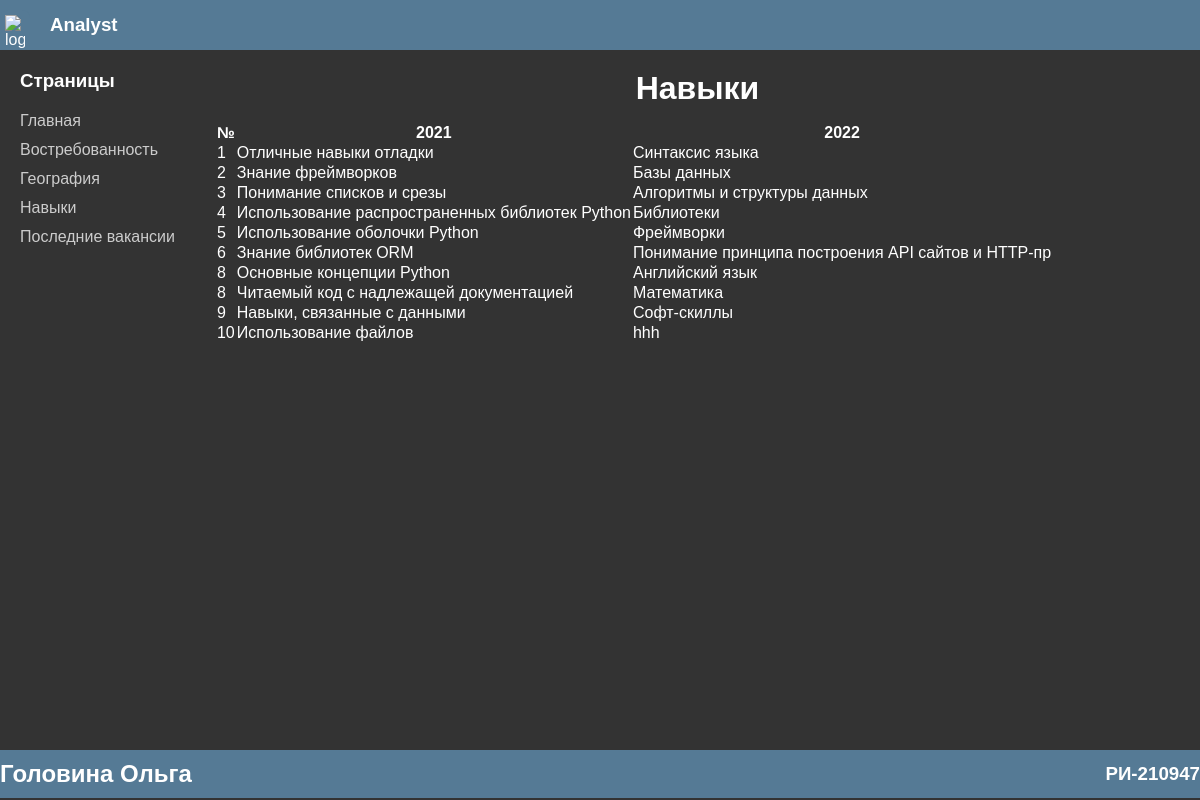
Page /skills on the earlier database version.
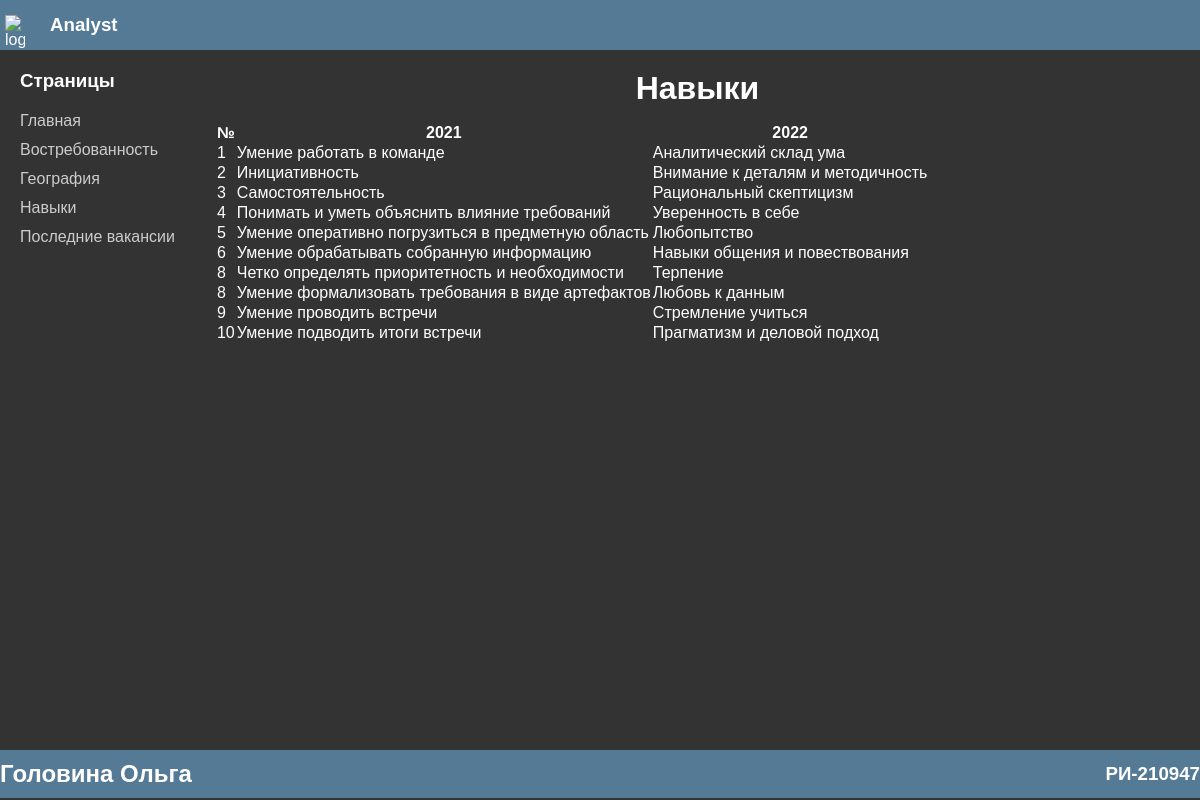
Same page on the later database version.
### main/models.py (models this page shows)
class Skills(models.Model):
    name = models.CharField(max_length=50)
    key_skills = models.IntegerField()
    year = models.CharField(max_length=10)
    def __str__(self) -> str:
        return self.name
    class Meta:
        verbose_name = ("Skills")

### main/views.py (the view)
# urls.py: path('skills', views.skills, name='skills'),
def skills(request):
    template = loader.get_template('pages/skills.html')
    topics2021 = Skills.objects.all().filter(year='2021').order_by('key_skills')
    topics2022 = Skills.objects.all().filter(year='2022').order_by('key_skills')
    topics = zip(topics2021, topics2022)
    context = {'title': "Скиллы", 'objects': topics}
    rendered_page = template.render(context, request)
    return HttpResponse(rendered_page)

### files/templates/pages/skills.html
{% extends 'index.html' %}
{% load static %}
{% block content %}
        <div class="right">
          <h1 class="right__title">Навыки</h1>
          <table>
            <tr class='labels'><th>№</th><th>2021</th><th>2022</th></tr>
            {% for object2021, object2022 in objects %}
                <tr class='row'><td>{{ object2021.key_skills }}</td><td>{{ object2021 }}</td><td>{{ object2022 }}</td></tr>
            {% endfor %}
          </table>
        </div>
{% endblock %}

### files/templates/index.html (shortened to what this page needs)
<!DOCTYPE html>
{% load static %}
<html lang="en">
<head>
  <link rel="stylesheet" href="{% static 'dist/css/style.css' %}" />
</head>
<body>
  <div class="wrapper">
    <header class="header">
      <div class="header__container">
        <div class="header__left">
          <div class="header__img">
            <img src="{% static 'img/logo.svg' %}" alt="logo" />
          </div>
          <h3 class="header__text">Analyst</h3>
        </div>
      </div>
    </header>
    <main class="main">
      <aside class="left-menu">
        <h3 class="left-menu__title">Страницы</h3>
        <ul class="left-menu__ul">
          <li class="left-menu__li">
            <a href="/">Главная</a>
          </li>
          <li class="left-menu__li">
            <a href="demand">Востребованность</a>
          </li>
          <li class="left-menu__li">
            <a href="geography">География</a>
          </li>
          <li class="left-menu__li">
            <a href="skills">Навыки</a>
          </li>
          <li class="left-menu__li">
            <a href="vacancies">Последние вакансии</a>
          </li>
        </ul>
      </aside>
      {% block content %}
      {% endblock %}
    </main>
    <footer class="footer">
      <div class="footer__container">
        <h2 class="right__h2">Головина Ольга</h2>
        <h3>РИ-210947</h3>
      </div>
    </footer>
  </div>
</body>
</html>

Differences in the rows shown:
changed Skills: name "Отличные навыки отладки" → "Умение работать в команде"; name "Синтаксис языка" → "Аналитический склад ума"
changed Skills: name "Знание фреймворков" → "Инициативность"; name "Базы данных" → "Внимание к деталям и методичность"
changed Skills: name "Понимание списков и срезы" → "Самостоятельность"; name "Алгоритмы и структуры данных" → "Рациональный скептицизм"
changed Skills: name "Использование распространенных библиотек Python" → "Понимать и уметь объяснить влияние требований"; name "Библиотеки" → "Уверенность в себе"
changed Skills: name "Использование оболочки Python" → "Умение оперативно погрузиться в предметную область"; name "Фреймворки" → "Любопытство"
changed Skills: name "Знание библиотек ORM" → "Умение обрабатывать собранную информацию"; name "Понимание принципа построения API сайтов и HTTP-пр" → "Навыки общения и повествования"
changed Skills: name "Основные концепции Python" → "Четко определять приоритетность и необходимости"; name "Английский язык" → "Терпение"
changed Skills: name "Читаемый код с надлежащей документацией" → "Умение формализовать требования в виде артефактов"; name "Математика" → "Любовь к данным"
changed Skills: name "Навыки, связанные с данными" → "Умение проводить встречи"; name "Софт-скиллы" → "Стремление учиться"
changed Skills: name "Использование файлов" → "Умение подводить итоги встречи"; name "hhh" → "Прагматизм и деловой подход"
